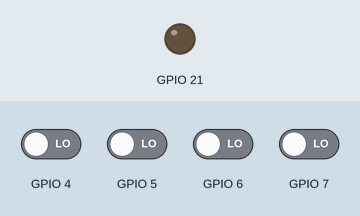
Simulated run of this program. Board: ESP32. On the bench: output pins drawn as LEDs (lit = HIGH). The test bench sets the inputs (shaded band); at power-on: GPIO 4–7 LOW. WiFi joins after 1.5 s; servers stay silent unless stated.

Above: at 2.7 s.
2.8 s: GPIO 6 driven HIGH
At 3.5 s:
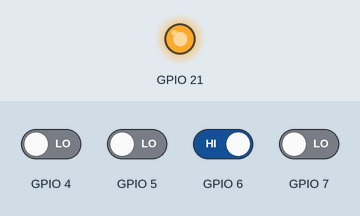
4.3 s: GPIO 6 driven LOW
At 4.6 s:
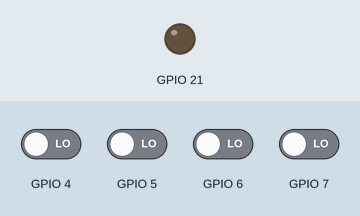
Timing chart, 0 to 7.3 s (numbered marks = the images above; inputs shaded):
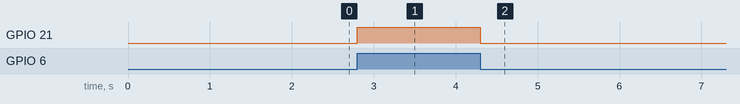

Measured:
- after the input at 2.8 s, GPIO 21: LOW → HIGH at once
- after the input at 4.3 s, GPIO 21: HIGH → LOW at once

The program:

main.cpp
```cpp
#include <WiFi.h>
#include <WiFiUdp.h>
#include <ArduinoOTA.h>
#include<Arduino.h>
//    Can be client or even host   //
#ifndef STASSID
#define STASSID "c"  // Replace with your network credentials
#define STAPSK  "9390467299"
#endif

const char* ssid = STASSID;
const char* password = STAPSK;


void OTAsetup() {
  WiFi.mode(WIFI_STA);
  WiFi.begin(ssid, password);
  while (WiFi.waitForConnectResult() != WL_CONNECTED) {
    delay(5000);
    ESP.restart();
  }
  ArduinoOTA.begin();
}

void OTAloop() {
  ArduinoOTA.handle();
}
int A=0,B=0,C=0,D=0;
int F;
// the setup function runs once when you press reset or power the board
void setup() {
	OTAsetup();
    pinMode(4, INPUT);
    pinMode(5, INPUT);
    pinMode(6, INPUT);
    pinMode(7, INPUT);
    pinMode(21,OUTPUT);
}

// the loop function runs over and over again forever
void loop ()
{
	OTAloop();
A = digitalRead(4);//LSB
B = digitalRead(5);
C = digitalRead(6);
D = digitalRead(7);//MSB
F =((!A&&B&&D)||(!A&&B&&C)||(!D&&!A&&C));
digitalWrite(21,F);
}
```
